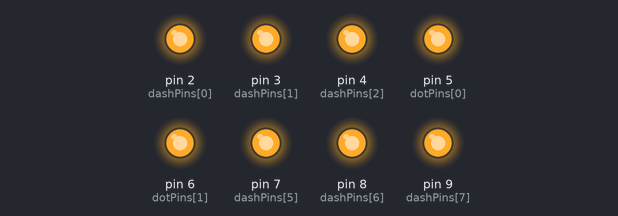
A sketch run on a simulated Arduino Uno, built with avr-gcc and run on an emulated ATmega328P. On the bench: output pins drawn as LEDs (lit = HIGH).

Above: at 0.5 s.
At 6.97 s:
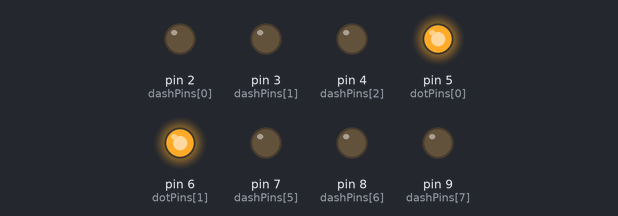
At 13.9 s:
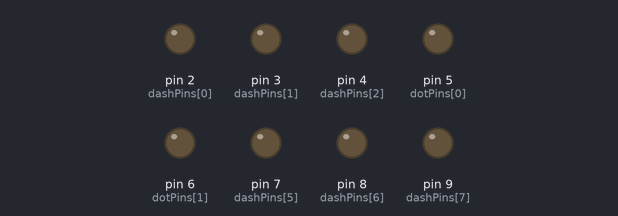
Timing chart, 0 to 21.7 s (numbered marks = the images above):
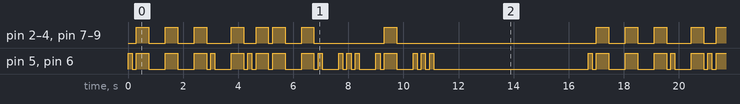

The sketch:

morse_code.ino
```cpp
#define DOT_DURATION 150  // Duration of a dot in milliseconds
#define DASH_DURATION (DOT_DURATION * 3)  // Duration of a dash
#define PAUSE_DURATION DOT_DURATION  // Pause between symbols
#define LETTER_PAUSE (DOT_DURATION * 3)  // Pause between letters
#define WORD_PAUSE (DOT_DURATION * 7)  // Pause between words

const int dotPins[] = {5, 6};  // Pins for dots
const int dashPins[] = {2, 3, 4, 5, 6, 7, 8, 9};  // Pins for dashes

const int dotPinCount = sizeof(dotPins) / sizeof(dotPins[0]);
const int dashPinCount = sizeof(dashPins) / sizeof(dashPins[0]);

// Morse code dictionary (dot = '.', dash = '-')
const char* morseAlphabet[] = {
  ".-", "-...", "-.-.", "-..", ".", "..-.", "--.", "....", "..", ".---", // A-J
  "-.-", ".-..", "--", "-.", "---", ".--.", "--.-", ".-.", "...", "-",   // K-T
  "..-", "...-", ".--", "-..-", "-.--", "--.."                             // U-Z
};

// Message to send in Morse code
const char message[] = "atnynsas";

void setup() {
  // Set dot and dash pins as outputs
  for (int i = 0; i < dotPinCount; i++) {
    pinMode(dotPins[i], OUTPUT);
  }
  for (int i = 0; i < dashPinCount; i++) {
    pinMode(dashPins[i], OUTPUT);
  }
}

void loop() {
  sendMorseMessage(message);
  delay(5000);  // Wait before repeating the message
}

// Function to send a full message
void sendMorseMessage(const char* text) {
  for (int i = 0; text[i] != '\0'; i++) {
    char letter = text[i];

    if (letter == ' ') {
      delay(WORD_PAUSE); // Pause for space between words
    } else {
      sendMorseLetter(letter);
      delay(LETTER_PAUSE); // Pause between letters
    }
  }
}

// Function to send a single letter in Morse code
void sendMorseLetter(char letter) {
  if (letter >= 'a' && letter <= 'z') {
    letter -= 32; // Convert lowercase to uppercase
  }

  if (letter >= 'A' && letter <= 'Z') {
    const char* morseCode = morseAlphabet[letter - 'A'];
    sendMorseCode(morseCode);
  }
}

// Function to send Morse code (dots and dashes)
void sendMorseCode(const char* code) {
  for (int i = 0; code[i] != '\0'; i++) {
    if (code[i] == '.') {
      turnOnDotPins();
      delay(DOT_DURATION);
    } else if (code[i] == '-') {
      turnOnDashPins();
      delay(DASH_DURATION);
    }
    turnOffPins();
    delay(PAUSE_DURATION); // Pause between dots/dashes
  }
}

// Function to turn on only dot pins (5 & 6)
void turnOnDotPins() {
  for (int i = 0; i < dotPinCount; i++) {
    digitalWrite(dotPins[i], HIGH);
  }
}

// Function to turn on all dash pins (2 to 9)
void turnOnDashPins() {
  for (int i = 0; i < dashPinCount; i++) {
    digitalWrite(dashPins[i], HIGH);
  }
}

// Function to turn off all pins
void turnOffPins() {
  for (int i = 0; i < dotPinCount; i++) {
    digitalWrite(dotPins[i], LOW);
  }
  for (int i = 0; i < dashPinCount; i++) {
    digitalWrite(dashPins[i], LOW);
  }
}
```

Measured:
- by itself, pin 5 (dotPins[0]), pin 6 (dotPins[1]): moves between LOW and HIGH, repeating every 16.7 s
- by itself, pin 2 (dashPins[0]), pin 3 (dashPins[1]), pin 4 (dashPins[2]), pin 7 (dashPins[5]), pin 8 (dashPins[6]), pin 9 (dashPins[7]): repeats every 16.7 s: 2 × (LOW 0.60 s, HIGH 0.45 s), LOW 0.90 s, HIGH 0.45 s, LOW 0.45 s, HIGH 0.45 s, LOW 0.15 s, HIGH 0.45 s, LOW 0.60 s, HIGH 0.45 s, LOW 2.6 s, HIGH 0.45 s, LOW 7.3 s, HIGH 0.45 s
- by itself, everything shown: repeats every 16.7 s, in 38 steps
